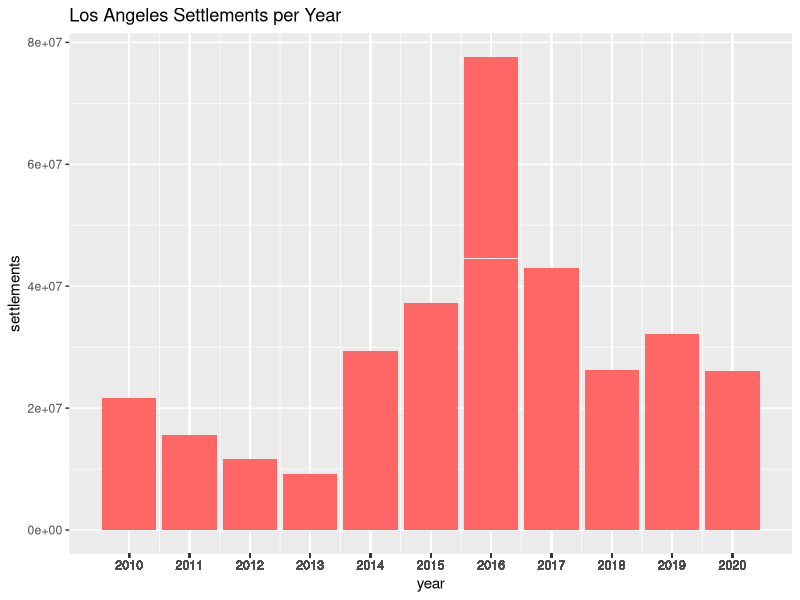

Here is the R script that generated this plot:
library(ggplot2)
LA <- read.csv("../data/los_angeles_edited.csv")
settlements <-LA$amount_awarded
year <-(LA$calendar_year) 

LA_bar_data <- data.frame(settlements, year)
ggplot (LA_bar_data, aes(year, settlements), xlab("year"), ylab("settlements"),  
        xlim=c(2010, 2020 ), ylim(0, 1,000,000)) +
  geom_bar(stat = "identity", fill = "#FF6666") +
  scale_x_continuous(breaks= scales::pretty_breaks(), year) +
scale_x_continuous(breaks= year) +
  ggtitle("Los Angeles Settlements per Year") 
  





  